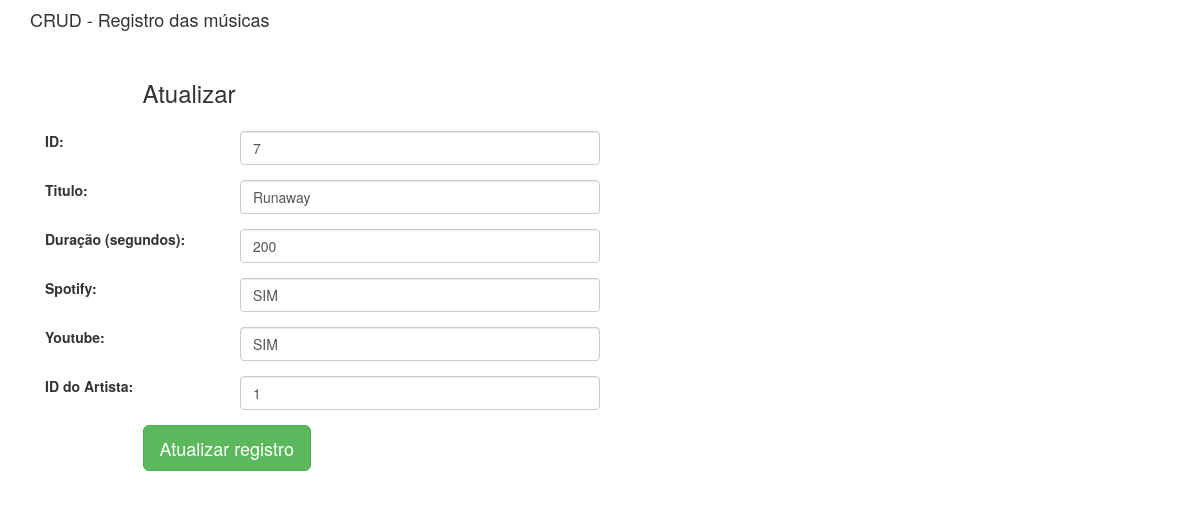
The app's page /edit/7 with its own data.
### musica/models.py (models this page shows)
class Musica(models.Model):
    SPOTIFY_CHOICES = (
        ("SIM", "Já foi publicado"),
        ("NÃO", "Não foi publicado")
    )
    YOUTUBE_CHOICES = (
        ("SIM", "Já foi publicado"),
        ("NÃO", "Não foi publicado")
    )
    titulo = models.TextField(max_length=50, null=False, blank=False)
    duracao = models.TextField(max_length=100, null=False, blank=False)
    spotify = models.CharField(max_length=3, choices=SPOTIFY_CHOICES, blank=False, null=False)
    youtube = models.CharField(max_length=3, choices=YOUTUBE_CHOICES, blank=False, null=False)
    artista = models.TextField(max_length=100, null=False, blank=False)
    class Meta:
        db_table = "musica"

### musica/views.py (the view)
# urls.py: path('edit/<int:id>', views.edit),
def edit(request, id):
    musica = Musica.objects.get(id=id)
    return render(request,'edit.html', {'musica':musica})

### musica/templates/edit.html (shortened to what this page needs)
{% extends "base.html" %}
{% block content %}
<div class="col-md-12">
    <h4>CRUD - Registro das músicas</h4>
 <form method="POST" class="post-form" action="/update/{{musica.id}}">
  <div class="container">
 <br>
  <div class="form-group row">
  <label class="col-sm-1 col-form-label"></label>
  <div class="col-sm-4">
  <h3>Atualizar</h3>
  </div>
   </div>
  <div class="form-group row">
  <label class="col-sm-2 col-form-label">ID:</label>
  <div class="col-sm-4">
   <input type="number" class="form-control" name="id" id="id_id" required maxlength="20" value="{{ musica.id }}"/>
  </div>
   </div>
   <div class="form-group row">
  <label class="col-sm-2 col-form-label">Titulo:</label>
  <div class="col-sm-4">
   <input type="text" class="form-control" name="titulo" id="id_titulo" required maxlength="100" value="{{ musica.titulo }}" />
  </div>
   </div>
  <div class="form-group row">
  <label class="col-sm-2 col-form-label">Duração (segundos):</label>
  <div class="col-sm-4">
   <input type="number" class="form-control" name="duracao" id="id_duracao" required maxlength="254" value="{{ musica.duracao }}" />
  </div>
   </div>
  <div class="form-group row">
  <label class="col-sm-2 col-form-label">Spotify:</label>
  <div class="col-sm-4">
   <input type="text" class="form-control" name="spotify" id="id_spotify" required maxlength="15" value="{{ musica.spotify }}" />
  </div>
   </div>
   <div class="form-group row">
    <label class="col-sm-2 col-form-label">Youtube:</label>
    <div class="col-sm-4">
     <input type="text" class="form-control" name="youtube" id="id_youtube" required maxlength="15" value="{{ musica.youtube }}" />
    </div>
     </div>
   <div class="form-group row">
    <label class="col-sm-2 col-form-label"> ID do Artista:</label>
    <div class="col-sm-4">
     <input type="text" class="form-control" name="artista" id="id_artista" required maxlength="15" value="{{ musica.artista }}" />
    </div>
     </div>
  <div class="form-group row">
  <label class="col-sm-1 col-form-label"></label>
  <div class="col-sm-4">
  <button type="submit" class="btn btn-success btn-lg">Atualizar registro</button>
  </div>
   </div>
  </div>
 </form>
{% endblock content %}

### records on screen
Musica: id "7", titulo "Runaway", duracao "200", spotify "SIM", youtube "SIM", artista "1"
